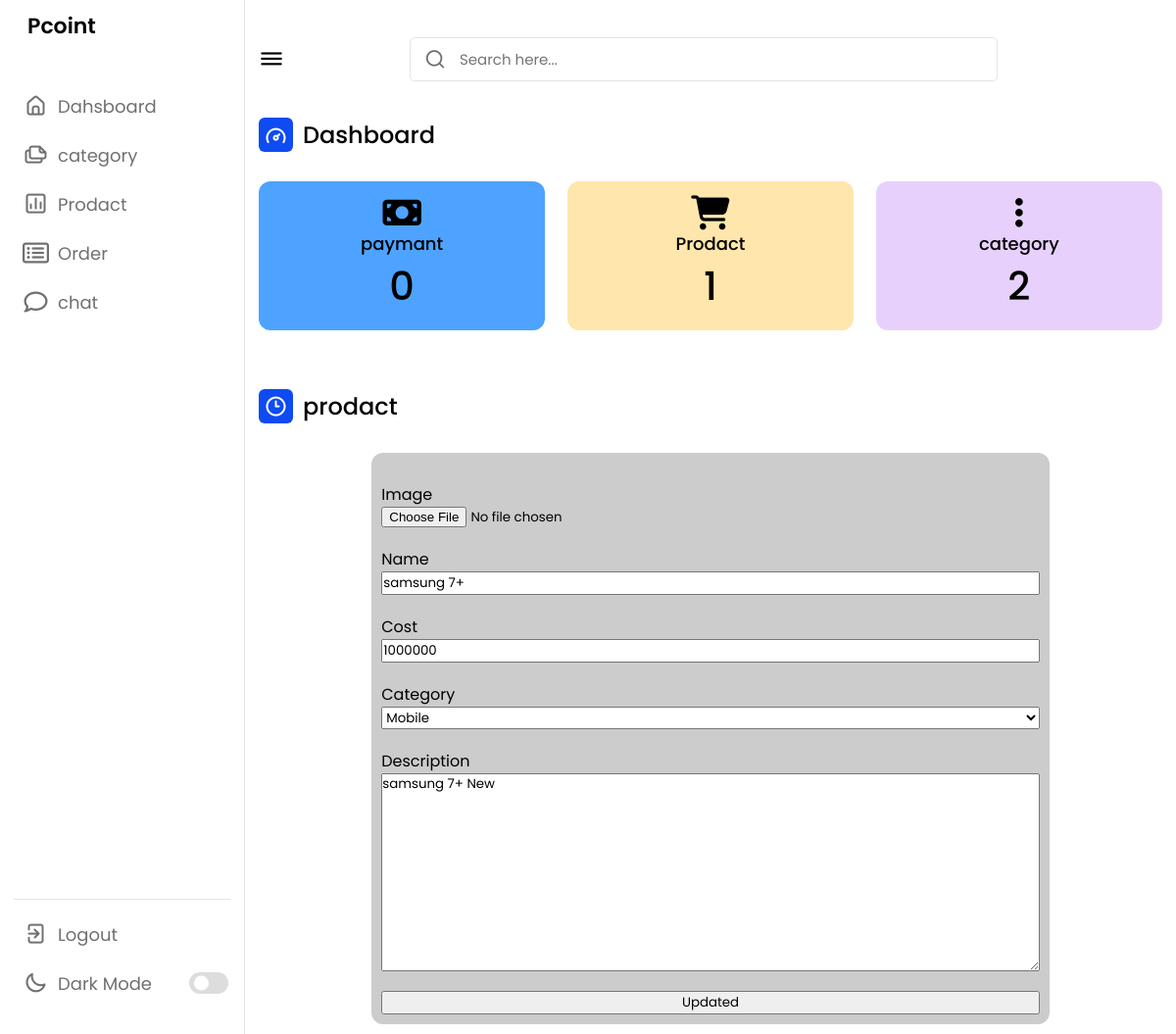
Screenshot of /admin/update.php?rn=8 with the database file from the repository.
### tables this page shows
CREATE TABLE `prodact` (
  `id` int(50) NOT NULL,
  `name` varchar(50) DEFAULT NULL,
  `img` varchar(250) DEFAULT NULL,
  `disc` varchar(50) DEFAULT NULL,
  `cost` varchar(50) DEFAULT NULL,
  `id_catogary` int(10) DEFAULT NULL
);

### admin/update.php (the view, shortened to what this page needs)
<?php
    include("header.php");
    $id_pro=$_GET['rn'];
    $sql_prodact=mysqli_query($con,"SELECT * FROM `prodact` WHERE `id`='$id_pro'");
    $row_prod=mysqli_fetch_array($sql_prodact);
    ?>
<div class="activity">
                <div class="title">
                    <i class="uil uil-clock-three"></i>
                    <span class="text">prodact</span>
                </div>
                <div class="menu-items">
                <div class="form_contiener">
                    <form action="asset/php/class_updated.php" enctype="multipart/form-data" method="post">
                        <div class="input_contiener">
                            <label for="file">Image</label>
                            <input type="file" name="file"  id="file"required>
                        </div>
                        <div class="input_contiener">
                            <label for="name">Name</label>
                            <input type="text" value="<?php echo$row_prod['name'];?>" name="name" placeholder="solar noun" id="name"require>
                        </div>
                        <div class="input_contiener">
                            <label for="name">Cost</label>
                            <input type="number" min="0" value="<?php echo$row_prod['cost'];?>"  name="cost" placeholder="solar noun" id="name"require>
                        </div>
                        <div class="input_contiener">
                            <label for="name">Category</label>
                           <select name="catogary" id="">
                            <?php
                            $sql=mysqli_query($con,"SELECT * FROM `category` WHERE 1");
                            while($row=mysqli_fetch_array($sql)){
                                if($row['id']===$row_prod['id_catogary']){
                                    ?>
                                <option selected value="<?php echo$row['id'];?>"><?php echo$row['name'];?></option>
                                    <?php
                                }else{
                                    ?>
                                <option value="<?php echo$row['id'];?>"><?php echo$row['name'];?></option>
                                <?php
                                }
                            }
                            ?>
                           </select>
                        </div>
                        <div class="input_contiener">
                            <label for="Description">Description</label>
                            <textarea name="disc" id="Description" cols="30" rows="10"require><?php echo$row_prod['disc'];?></textarea>
                        </div>
                        <div class="input_contiener">
                            <input type="submit" name="add_pro" value="Updated">
                        </div>
                    </form>
                </div>
                </div>
            </div>
        </div>
    </section>
</body>
</html>

### admin/style.css (style rules this page uses)
* { margin: 0; padding: 0; box-sizing: border-box; font-family: 'Poppins', sans-serif; }
:root { --primary-color: #0E4BF1; --panel-color: #FFF; --text-color: #000; --black-light-color: #707070; --border-color: #e6e5e5; --toggle-color: #DDD; --box1-color: #4DA3FF; --box2-color: #FFE6AC; --box3-color: #E7D1FC; --title-icon-color: #fff; --tran-05: all 0.5s ease; --tran-03: all 0.3s ease; --tran-03: all 0.2s ease; }
body { min-height: 100vh; background-color: var(--primary-color); }
.dash-content .title { display: flex; align-items: center; margin: 60px 0 30px 0; }
.dash-content .title i { position: relative; height: 35px; width: 35px; background-color: var(--primary-color); border-radius: 6px; color: var(--title-icon-color); display: flex; align-items: center; justify-content: center; font-size: 24px; }
.dash-content .title .text { font-size: 24px; font-weight: 500; color: var(--text-color); margin-left: 10px; }

### admin/update.php (style rules this page uses)
.form_contiener { display: flex; justify-content: center; align-items: center; }
.form_contiener form { display: flex; flex-direction: column; background-color: #ccc; width: 75%; padding: 10px; border-radius: 12px; }
.input_contiener { display: flex; flex-direction: column; margin-top: 20px; }

### rows the page displays
prodact: name "samsung 7+", cost "1000000", disc "samsung 7+ New"

### other values shown
$ff['total'] "0"
$ff['total'] "1"
$ff['total'] "2"
form field catogary "Mobile"
